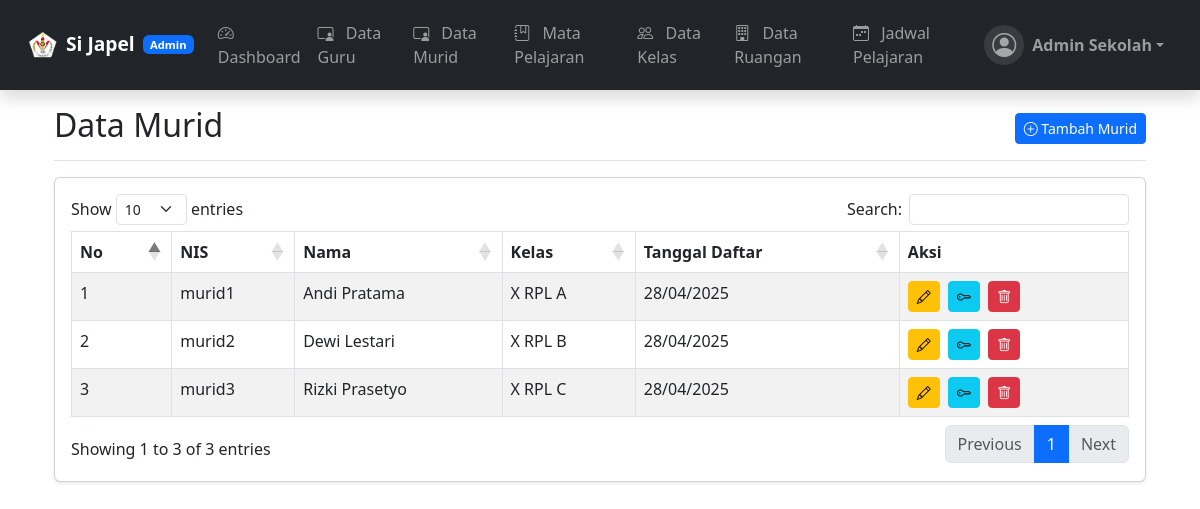
The app's page /admin/murid/index.php (signed in) with its own data.
### tables this page shows
CREATE TABLE `users` (
  `id` int(11) NOT NULL,
  `username` varchar(50) NOT NULL,
  `password` varchar(255) NOT NULL,
  `nama` varchar(100) NOT NULL,
  `role` enum('admin','guru','murid') NOT NULL,
  `kelas_id` int(11) DEFAULT NULL,
  `created_at` timestamp NOT NULL DEFAULT current_timestamp()
);

CREATE TABLE `kelas` (
  `id` int(11) NOT NULL,
  `nama_kelas` varchar(50) NOT NULL
);

### config/database.php (called while the page is built, shortened)
<?php
$base_url = 'http://localhost/jadwal_gilangbaru/jadwal_gilang/';
?>

### admin/murid/index.php (the view, shortened to what this page needs)
<?php
include '../../config/database.php';
$query = "SELECT u.id, u.username as nis, u.nama,
          k.nama_kelas, u.created_at
          FROM users u
          LEFT JOIN kelas k ON u.kelas_id = k.id
          WHERE u.role = 'murid'
          ORDER BY u.created_at DESC";
$murid = $conn->query($query);
?>
<!DOCTYPE html>
<html lang="en">
<head>
    <link href="https://cdn.jsdelivr.net/npm/bootstrap@5.3.0/dist/css/bootstrap.min.css" rel="stylesheet">
    <link rel="stylesheet" href="https://cdn.datatables.net/1.13.4/css/dataTables.bootstrap5.min.css">
    <link rel="stylesheet" href="https://cdn.jsdelivr.net/npm/bootstrap-icons@1.10.0/font/bootstrap-icons.css">
    <link href="../../../assets/css/style.css" rel="stylesheet">
</head>
<body>
    <?php include '../header_admin.php'; ?>
    <main class="container px-4">
        <div
            class="d-flex justify-content-between flex-wrap flex-md-nowrap align-items-center pt-3 pb-2 mb-3 border-bottom">
            <h1 class="h2">Data Murid</h1>
            <div class="btn-toolbar mb-2 mb-md-0">
                <a href="add.php" class="btn btn-sm btn-primary">
                    <i class="bi bi-plus-circle"></i> Tambah Murid
                </a>
            </div>
        </div>
        <div class="card shadow-sm">
            <div class="card-body">
                <div class="table-responsive">
                    <table id="muridTable" class="table table-striped table-hover table-bordered">
                        <thead>
                            <tr>
                                <th>No</th>
                                <th>NIS</th>
                                <th>Nama</th>
                                <th>Kelas</th>
                                <th>Tanggal Daftar</th>
                                <th>Aksi</th>
                            </tr>
                        </thead>
                        <tbody>
                            <?php $no = 1;
                            while ($row = $murid->fetch_assoc()): ?>
                                <tr>
                                    <td><?= $no++ ?></td>
                                    <td><?= htmlspecialchars($row['nis']) ?></td>
                                    <td><?= htmlspecialchars($row['nama']) ?></td>
                                    <td><?= $row['nama_kelas'] ?? '-' ?></td>
                                    <td><?= date('d/m/Y', strtotime($row['created_at'])) ?></td>
                                    <td class="action-buttons">
                                        <a href="edit.php?id=<?= $row['id'] ?>" class="btn btn-sm btn-warning" title="Edit">
                                            <i class="bi bi-pencil"></i>
                                        </a>
                                        <a href="reset_password.php?id=<?= $row['id'] ?>" class="btn btn-sm btn-info"
                                            title="Reset Password">
                                            <i class="bi bi-key"></i>
                                        </a>
                                        <a href="delete.php?id=<?= $row['id'] ?>" class="btn btn-sm btn-danger"
                                            title="Hapus" onclick="return confirm('Hapus data murid ini?')">
                                            <i class="bi bi-trash"></i>
                                        </a>
                                    </td>
                                </tr>
                            <?php endwhile; ?>
                        </tbody>
                    </table>
                </div>
            </div>
        </div>
    </main>
</body>
</html>

### admin/header_admin.php (shortened to what this page needs)
<?php
$current_role = $_SESSION['user']['role'];
$nama = $_SESSION['user']['nama'];
?>
<!DOCTYPE html>
<html lang="en">
<head>
    <link href="https://cdn.jsdelivr.net/npm/bootstrap@5.3.0/dist/css/bootstrap.min.css" rel="stylesheet">
    <link href="https://cdnjs.cloudflare.com/ajax/libs/font-awesome/6.4.0/css/all.min.css" rel="stylesheet">
</head>
<body>
    <header class="navbar navbar-expand-lg navbar-dark sticky-top bg-dark shadow">
        <div class="container-fluid">
            <a class="navbar-brand d-flex align-items-center" href="#">
                <img src="<?php echo $base_url; ?>assets/img/logo.png" class="me-2" style="width: 30px; height: 30px;">
                <span class="fw-bold">Si Japel</span>
                <span class="badge bg-primary ms-2"><?php echo ucfirst($current_role); ?></span>
            </a>
            <div class="collapse navbar-collapse" id="navbarNav">
                <ul class="navbar-nav me-auto">
                    <li class="nav-item">
                        <a class="nav-link" href="<?php echo $base_url . 'admin/dashboard.php'; ?>">
                            <i class="bi bi-speedometer2 me-2"></i>
                            Dashboard
                        </a>
                    </li>
                    <li class="nav-item">
                        <a class="nav-link" href="<?php echo $base_url . 'admin/guru/'; ?>">
                            <i class="bi bi-person-video3 me-2"></i>
                            Data Guru
                        </a>
                    </li>
                    <li class="nav-item">
                        <a class="nav-link" href="<?php echo $base_url . 'admin/murid/'; ?>">
                            <i class="bi bi-person-video3 me-2"></i>
                            Data Murid
                        </a>
                    </li>
                    <li class="nav-item">
                        <a class="nav-link" href="<?php echo $base_url . 'admin/mapel/'; ?>">
                            <i class="bi bi-journal-bookmark me-2"></i>
                            Mata Pelajaran
                        </a>
                    </li>
                    <li class="nav-item">
                        <a class="nav-link" href="<?php echo $base_url . 'admin/kelas/'; ?>">
                            <i class="bi bi-people me-2"></i>
                            Data Kelas
                        </a>
                    </li>
                    <li class="nav-item">
                        <a class="nav-link" href="<?php echo $base_url . 'admin/ruangan/'; ?>">
                            <i class="bi bi-building me-2"></i>
                            Data Ruangan
                        </a>
                    </li>
                    <li class="nav-item">
                        <a class="nav-link" href="<?php echo $base_url . 'admin/jadwal/'; ?>">
                            <i class="bi bi-calendar-week me-2"></i>
                            Jadwal Pelajaran
                        </a>
                    </li>
                </ul>
                <div class="navbar-nav ms-auto">
                    <div class="nav-item dropdown">
                        <a href="#" class="nav-link dropdown-toggle d-flex align-items-center" id="dropdownUser"
                            data-bs-toggle="dropdown">
                            <div class="avatar-container me-2">
                                <i class="bi bi-person-circle fs-4"></i>
                            </div>
                            <div class="user-info">
                                <span class="d-block fw-bold"><?php echo $nama; ?></span>
                            </div>
                        </a>
                    </div>
                </div>
            </div>
        </div>
    </header>
</body>
</html>

### admin/murid/index.php (style rules this page uses)
.action-buttons .btn { padding: 0.25rem 0.5rem; font-size: 0.875rem; margin-right: 0.25rem; }
.table-responsive { overflow-x: auto; }

### admin/header_admin.php (style rules this page uses)
.navbar { padding: 0.8rem 1rem; transition: all 0.3s ease; }
.navbar-brand { font-size: 1.2rem; transition: all 0.3s ease; }
.avatar-container { width: 40px; height: 40px; display: flex; align-items: center; justify-content: center; background: rgba(255, 255, 255, 0.1); border-radius: 50%; transition: all 0.3s ease; }
.nav-link { padding: 0.5rem 1rem; transition: all 0.3s ease; }
.badge { font-size: 0.7rem; padding: 0.35em 0.65em; }

### records on screen
users: username "murid1", nama "Andi Pratama", kelas.nama_kelas "X RPL A", created_at "28/04/2025"
users: username "murid2", nama "Dewi Lestari", kelas.nama_kelas "X RPL B", created_at "28/04/2025"
users: username "murid3", nama "Rizki Prasetyo", kelas.nama_kelas "X RPL C", created_at "28/04/2025"

### other values on screen
$current_role "Admin"
$nama "Admin Sekolah"
